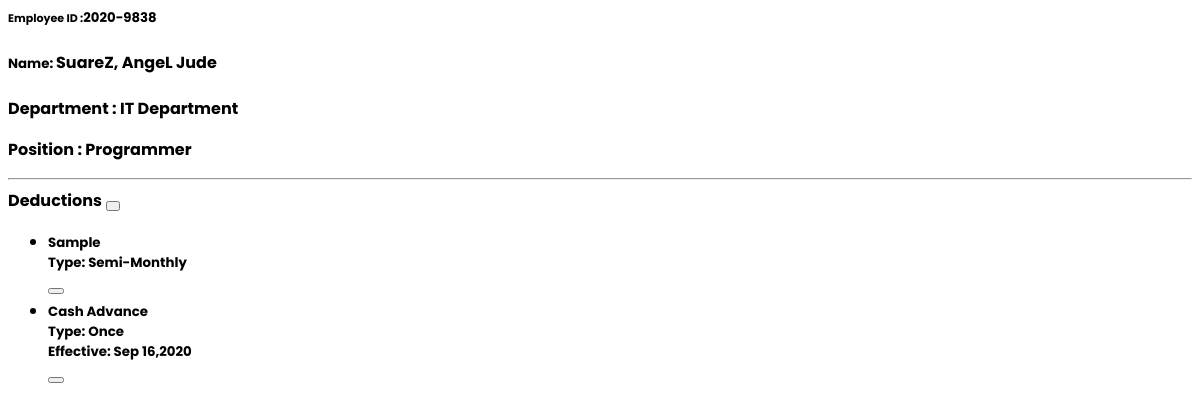
The app's page /view_employee.php?id=9 with its own data.
### tables this page shows
CREATE TABLE `employee_deductions` (
  `id` int(30) NOT NULL,
  `employee_id` int(30) NOT NULL,
  `deduction_id` int(30) NOT NULL,
  `type` tinyint(1) NOT NULL COMMENT '1 = Monthly, 2= Semi-Montly, 3 = once',
  `amount` float NOT NULL,
  `effective_date` date NOT NULL,
  `date_created` datetime NOT NULL DEFAULT current_timestamp()
);

CREATE TABLE `deductions` (
  `id` int(30) NOT NULL,
  `deduction` text NOT NULL,
  `description` text NOT NULL
);

### view_employee.php (the view, shortened to what this page needs)
<?php include 'db_connect.php' ?>
<div class="contriner-fluid">
	<div class="col-md-12">
		<h5><b><small>Employee ID :</small><?php echo $employee_no ?></b></h5>
		<h4><b><small>Name: </small><?php echo ucwords($lastname.", ".$firstname." ",$middlename) ?></b></h4>
		<p><b>Department : <?php echo ucwords($dname) ?></b></p>
		<p><b>Position : <?php echo ucwords($pname) ?></b></p>
		<hr class="divider">
		<div class="row">
			<div class="col-md-6">
				<div class="card">
					<div class="card-header">
						<span><b>Deductions</b></span>
						<button class="btn btn-primary btn-sm float-right" style="padding: 3px 5px" type="button" id="new_deduction"><i class="fa fa-plus"></i></button>
					</div>
					<div class="card-body">
						<ul class="list-group">
							<?php
							$deductions = $conn->query("SELECT ea.*,d.deduction as dname FROM employee_deductions ea inner join deductions d on d.id = ea.deduction_id where ea.employee_id=".$_GET['id']." order by ea.type asc,date(ea.effective_date) asc, d.deduction asc ");
							$t_arr = array(1=>"Monthly",2=>"Semi-Monthly",3=>"Once");
							while($row=$deductions->fetch_assoc()):
							?>
						  <li class="list-group-item d-flex justify-content-between align-items-center dlist" data-id="<?php echo $row['id'] ?>">
						  	<span>
						    <p><small><?php echo $row['dname'] ?></small></p>
						    <p><small>Type: <?php echo $t_arr[$row['type']] ?></small></p>
						    <?php if($row['type'] == 3): ?>
						    <p><small>Effective: <?php echo date("M d,Y",strtotime($row['effective_date'])) ?></small></p>
						    <?php endif; ?>
						    </span>
						    <button class="badge badge-danger badge-pill btn remove_deduction" type="button"  data-id="<?php echo $row['id'] ?>"><i class="fa fa-trash"></i></button>
						  </li>
						<?php endwhile; ?>
						</ul>
					</div>
				</div>
			</div>
		</div>
		</div>
	</div>

### view_employee.php (style rules this page uses)
* { font-family: 'Poppins', sans-serif; }
.list-group-item>span>p { margin:unset; }
.list-group-item>span>p>small { font-weight: 700 }

### records on screen
employee_deductions: deduction.deduction "Sample", type "Semi-Monthly"
employee_deductions: deduction.deduction "Cash Advance", type "Once", effective_date "Sep 16,2020"

### other values on screen
$employee_no "2020-9838"
$lastname.", ".$firstname." " "SuareZ, AngeL Jude"
$dname "IT Department"
$pname "Programmer"
